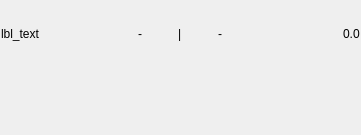
<?xml version="1.0" encoding="UTF-8"?>
<ui version="4.0">
 <class>DistBarWidget</class>
 <widget class="QWidget" name="DistBarWidget">
  <property name="geometry">
   <rect>
    <x>0</x>
    <y>0</y>
    <width>361</width>
    <height>135</height>
   </rect>
  </property>
  <property name="windowTitle">
   <string>Form</string>
  </property>
  <layout class="QGridLayout" name="gridLayout_2" columnstretch="1,1,1">
   <property name="leftMargin">
    <number>1</number>
   </property>
   <property name="topMargin">
    <number>1</number>
   </property>
   <property name="rightMargin">
    <number>1</number>
   </property>
   <property name="bottomMargin">
    <number>1</number>
   </property>
   <property name="spacing">
    <number>1</number>
   </property>
   <item row="0" column="0">
    <widget class="QLabel" name="lbl_text">
     <property name="text">
      <string>lbl_text</string>
     </property>
    </widget>
   </item>
   <item row="0" column="1">
    <layout class="QGridLayout" name="gridLayout">
     <property name="spacing">
      <number>1</number>
     </property>
     <item row="0" column="0" alignment="Qt::AlignHCenter">
      <widget class="QLabel" name="lbl_min_value">
       <property name="text">
        <string>-</string>
       </property>
      </widget>
     </item>
     <item row="0" column="1" alignment="Qt::AlignHCenter">
      <widget class="QLabel" name="lbl_min_value_2">
       <property name="text">
        <string>|</string>
       </property>
      </widget>
     </item>
     <item row="0" column="2" alignment="Qt::AlignHCenter">
      <widget class="QLabel" name="lbl_max_value">
       <property name="text">
        <string>-</string>
       </property>
      </widget>
     </item>
    </layout>
   </item>
   <item row="0" column="2" alignment="Qt::AlignRight">
    <widget class="QLabel" name="lbl_value">
     <property name="text">
      <string>0.0</string>
     </property>
    </widget>
   </item>
   <item row="1" column="0" colspan="3">
    <widget class="QWidget" name="widget_bar" native="true"/>
   </item>
  </layout>
 </widget>
 <resources/>
 <connections/>
</ui>
